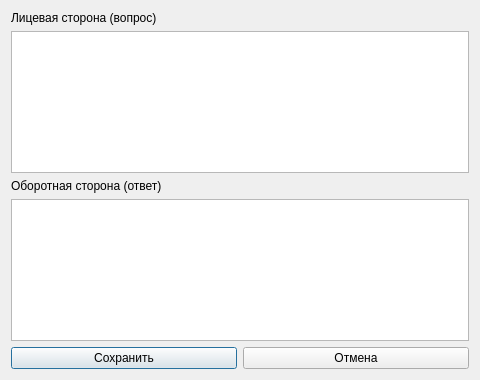
<?xml version="1.0" encoding="UTF-8"?>
<ui version="4.0">
 <class>CardDialog</class>
 <widget class="QDialog" name="CardDialog">
  <property name="geometry">
   <rect>
    <x>0</x>
    <y>0</y>
    <width>480</width>
    <height>380</height>
   </rect>
  </property>
  <property name="windowTitle">
   <string>Карточка</string>
  </property>
  <layout class="QVBoxLayout" name="dialogLayout">
   <item>
    <widget class="QLabel" name="frontLabel">
     <property name="text">
      <string>Лицевая сторона (вопрос)</string>
     </property>
    </widget>
   </item>
   <item>
    <widget class="QPlainTextEdit" name="frontTextEdit"/>
   </item>
   <item>
    <widget class="QLabel" name="backLabel">
     <property name="text">
      <string>Оборотная сторона (ответ)</string>
     </property>
    </widget>
   </item>
   <item>
    <widget class="QPlainTextEdit" name="backTextEdit"/>
   </item>
   <item>
    <layout class="QHBoxLayout" name="buttonsLayout">
     <item>
      <widget class="QPushButton" name="saveButton">
       <property name="text">
        <string>Сохранить</string>
       </property>
      </widget>
     </item>
     <item>
      <widget class="QPushButton" name="cancelButton">
       <property name="text">
        <string>Отмена</string>
       </property>
      </widget>
     </item>
    </layout>
   </item>
  </layout>
 </widget>
 <resources/>
 <connections/>
</ui>
